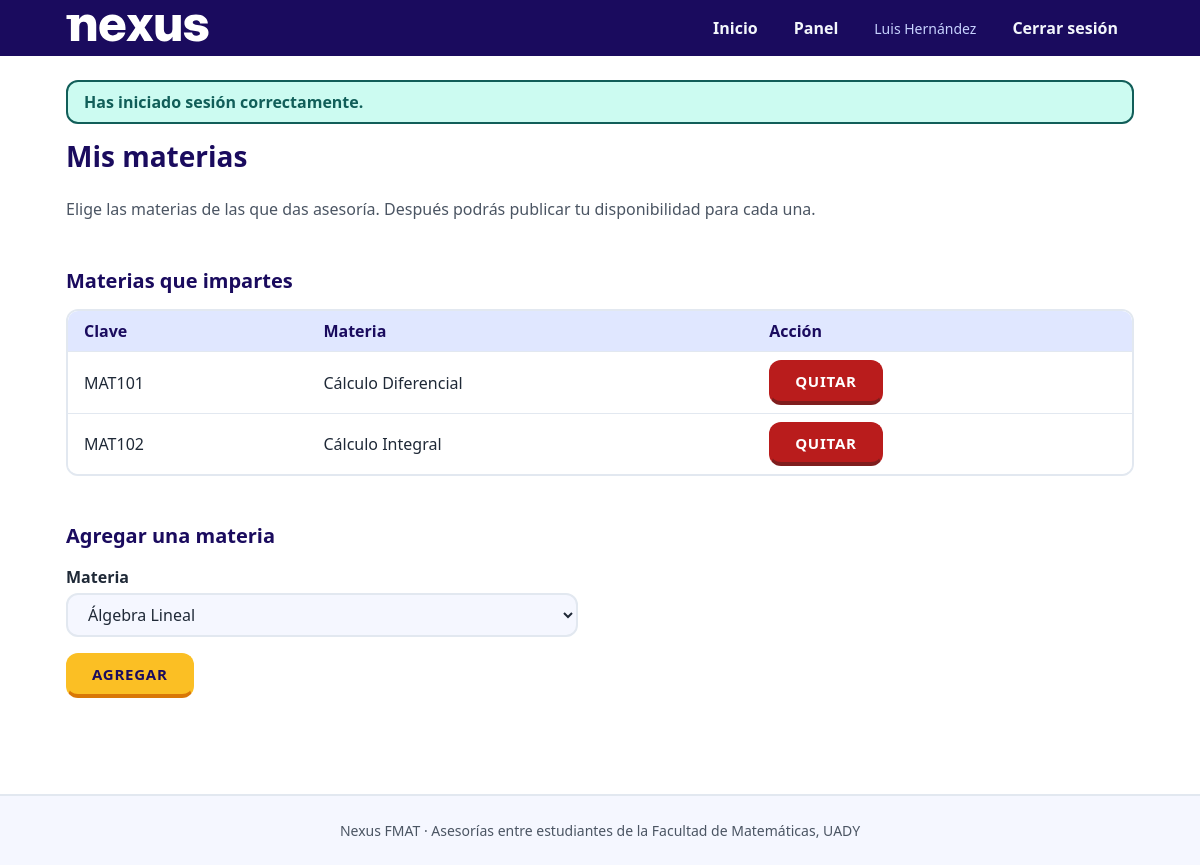
/mis_materias.php (signed in), run on the app's committed database.
### tables this page shows
CREATE TABLE materias (
  id INT UNSIGNED NOT NULL AUTO_INCREMENT,
  clave VARCHAR(50) NOT NULL,
  nombre VARCHAR(100) NOT NULL,
  activa TINYINT(1) NOT NULL DEFAULT 1,
  PRIMARY KEY (id),
  UNIQUE KEY uq_materias_clave (clave)
);

### public/mis_materias.php (called while the page is built, shortened)
<?php
requiereRol('asesor');
$usuario = usuarioActual();
$asesorId = (int) $usuario['id'];
$materias = AsesorMateria::materiasDe($asesorId);
$idsMias = array_column($materias, 'id');
$disponibles = array_filter(
    Materia::activas(),
    fn($m) => !in_array($m['id'], $idsMias)
);
vista('asesor/materias', [
    'titulo' => 'Mis materias',
    'materias' => $materias,
    'disponibles' => $disponibles,
]);

### app/includes/db.php (called while the page is built, shortened)
<?php
function db(): PDO
{
    static $pdo = null;
    if ($pdo !== null) {
        return $pdo;
    }
    try {
        $pdo = new PDO(
            'mysql:host=' . DB_HOST . ';dbname=' . DB_NAME . ';charset=utf8mb4',
            DB_USER,
            DB_PASS,
            [
                PDO::ATTR_ERRMODE => PDO::ERRMODE_EXCEPTION,
                PDO::ATTR_DEFAULT_FETCH_MODE => PDO::FETCH_ASSOC,
                PDO::ATTR_EMULATE_PREPARES => false,
            ]
        );
    } catch (PDOException $ex) {
        error_log('Nexus FMAT · error de conexión a la BD: ' . $ex->getMessage());
        abortar(500, 'No se pudo conectar con la base de datos. Intenta más tarde.');
    }
    return $pdo;
}

### app/models/Usuario.php (called while the page is built, shortened)
<?php
final class Usuario
{
    public static function buscarPorId(int $id): ?array
    {
        $stmt = db()->prepare(
            'SELECT id, nombre, apellidos, correo, rol, activo,
                    matricula, licenciatura_id, semestre, creado_en
               FROM usuarios
              WHERE id = :id
              LIMIT 1'
        );
        $stmt->execute(['id' => $id]);
        $usuario = $stmt->fetch();
        return $usuario ?: null;
    }
}

### app/includes/auth.php (called while the page is built, shortened)
<?php
function requiereLogin(): void
{
    $sesion = usuarioActual();
    $id = is_array($sesion) ? (int) ($sesion['id'] ?? 0) : 0;
    $usuario = Usuario::buscarPorId($id);
}
function requiereRol(string ...$roles): void
{
    requiereLogin();
}

### app/models/AsesorMateria.php (called while the page is built, shortened)
<?php
class AsesorMateria
{
    public static function materiasDe(int $asesorId): array
    {
        $stmt = db()->prepare(
            'SELECT m.id, m.clave, m.nombre
               FROM asesor_materia am
               JOIN materias m ON m.id=am.materia_id
              WHERE am.asesor_id = ?
              ORDER BY m.nombre'
        );
        $stmt->execute([$asesorId]);
        return $stmt->fetchAll();
    }
}

### app/models/Materia.php (called while the page is built, shortened)
<?php
class Materia
{
    public static function activas(): array
    {
        $stmt = db()->query(
            'SELECT id, clave, nombre
               FROM materias
              WHERE activa = 1
              ORDER BY nombre'
        );
        return $stmt->fetchAll();
    }
}

### app/views/asesor/materias.php (the view, shortened to what this page needs)
<section class="seccion">
    <h1>Mis materias</h1>
    <p class="texto-suave">Elige las materias de las que das asesoría. Después podrás publicar tu disponibilidad para cada una.</p>
</section>
<section class="seccion">
    <h2>Materias que impartes</h2>
    <?php if (empty($materias)): ?>
        <div class="alerta alerta-info" role="status">Todavía no impartes ninguna materia. Agrega una abajo.</div>
    <?php else: ?>
        <div class="tabla-envoltura">
            <table class="tabla">
                <thead>
                    <tr>
                        <th scope="col">Clave</th>
                        <th scope="col">Materia</th>
                        <th scope="col">Acción</th>
                    </tr>
                </thead>
                <tbody>
                    <?php foreach ($materias as $materia): ?>
                        <tr>
                            <td><?= e($materia['clave']) ?></td>
                            <td><?= e($materia['nombre']) ?></td>
                            <td>
                                <form method="post" action="<?= e(url('mis_materias.php')) ?>">
                                    <button class="boton boton-peligro" type="submit"
                                        data-confirmar="¿Quitar <?= e($materia['nombre']) ?>? También se borrarán tus bloques de disponibilidad de esta materia.">
                                        Quitar
                                    </button>
                                </form>
                            </td>
                        </tr>
                    <?php endforeach; ?>
                </tbody>
            </table>
        </div>
    <?php endif; ?>
</section>
<section class="seccion">
    <h2>Agregar una materia</h2>
    <?php if (empty($disponibles)): ?>
        <p class="texto-suave">Ya impartes todas las materias activas.</p>
    <?php else: ?>
        <form class="formulario" method="post" action="<?= e(url('mis_materias.php')) ?>">
            <div class="campo">
                <label for="materia_id">Materia</label>
                <select id="materia_id" name="materia_id" required>
                    <?php foreach ($disponibles as $materia): ?>
                        <option value="<?= e($materia['id']) ?>"><?= e($materia['nombre']) ?></option>
                    <?php endforeach; ?>
                </select>
            </div>
            <div class="acciones">
                <button class="boton boton-destacado" type="submit">Agregar</button>
            </div>
        </form>
    <?php endif; ?>
</section>

### public/assets/css/app.css (style rules this page uses)
:root { --color-tinta: #1a0b5e; --color-tinta-hover: #120744; --color-primario: #1d4ed8; --color-primario-sombra: #1e3a8a; --color-primario-suave: #e0e7ff; --color-destacado: #fbbf24; --color-destacado-sombra: #d97706; --color-texto: #1f2937; --color-texto-suave: #4b5563; --color-texto-claro: #f3f6fb; --color-texto-nav: #c7d2fe; --color-fondo: #ffffff; --color-fondo-alterno: #f5f7ff; --color-superficie: #ffffff; --color-borde: #e2e8f0; --color-borde-fuerte: #cbd5e1; --color-exito: #115e59; --color-exito-fondo: #ccfbf1; --color-error: #991b1b; --color-error-fondo: #fee2e2; --color-peligro: #b91c1c; --color-peligro-sombra: #7f1d1d; --color-info: #1e40af; --color-info-fondo: #dbeafe; --fuente-base: system-ui, -apple-system, "Segoe UI", Roboto, sans-serif; --tamano-base: 1rem; --tamano-chico: 0.875rem; --tamano-boton: 0.9375rem; --tamano-subtitulo: 1.25rem; --tamano-titulo: 1.75rem; --tamano-portada: 2rem; --tamano-portada-grande: 2.75rem; --tamano-circulo-paso: 2.25rem; --interlineado: 1.5; --interlineado-titulo: 1.2; --peso-normal: 500; --peso-fuerte: 700; --peso-extra: 800; --espaciado-mayusculas: 0.05em; --espacio-xs: 0.25rem; --espacio-sm: 0.5rem; --espacio-md: 1rem; --espacio-lg: 1.5rem; --espacio-xl: 2rem; --espacio-xxl: 3rem; --radio: 12px; --radio-chico: 8px; --grosor-borde: 2px; --grosor-relieve: 4px; --grosor-foco: 3px; --ancho-maximo: 1100px; --ancho-formulario: 32rem; --ancho-tarjeta-min: 16rem; --ancho-menu-movil: 13rem; --ancho-muestra-color: 7rem; --desplazamiento-foco: 2px; --duracion-transicion: 120ms; }
*, *::before, *::after { box-sizing: border-box; }
body { margin: 0; font-family: var(--fuente-base); font-size: var(--tamano-base); font-weight: var(--peso-normal); line-height: var(--interlineado); color: var(--color-texto); background-color: var(--color-fondo); display: flex; flex-direction: column; min-height: 100vh; }
h1, h2, h3, p { margin-top: 0; }
h1, h2, h3 { color: var(--color-tinta); font-weight: var(--peso-extra); line-height: var(--interlineado-titulo); }
h1 { font-size: var(--tamano-titulo); }
h2 { font-size: var(--tamano-subtitulo); }
.seccion { margin-bottom: var(--espacio-xxl); }
.texto-suave { color: var(--color-texto-suave); }
.boton { display: inline-block; padding: var(--espacio-sm) var(--espacio-lg); font: inherit; font-size: var(--tamano-boton); font-weight: var(--peso-extra); text-transform: uppercase; letter-spacing: var(--espaciado-mayusculas); color: var(--color-superficie); background-color: var(--color-primario); border: var(--grosor-borde) solid var(--color-primario); border-bottom: var(--grosor-relieve) solid var(--color-primario-sombra); border-radius: var(--radio); text-decoration: none; text-align: center; cursor: pointer; transition: filter var(--duracion-transicion), transform var(--duracion-transicion); }
.boton-destacado { color: var(--color-tinta); background-color: var(--color-destacado); border-color: var(--color-destacado); border-bottom-color: var(--color-destacado-sombra); }
.boton-peligro { background-color: var(--color-peligro); border-color: var(--color-peligro); border-bottom-color: var(--color-peligro-sombra); }
.formulario { display: flex; flex-direction: column; gap: var(--espacio-md); max-width: var(--ancho-formulario); }
.campo { display: flex; flex-direction: column; gap: var(--espacio-xs); }
.campo label { font-weight: var(--peso-fuerte); }
.campo input, .campo select, .campo textarea { width: 100%; padding: var(--espacio-sm) var(--espacio-md); font: inherit; color: var(--color-texto); background-color: var(--color-fondo-alterno); border: var(--grosor-borde) solid var(--color-borde); border-radius: var(--radio); }
.acciones { display: flex; flex-wrap: wrap; gap: var(--espacio-sm); }
.tabla-envoltura { overflow-x: auto; border: var(--grosor-borde) solid var(--color-borde); border-radius: var(--radio); }
.tabla { width: 100%; border-collapse: collapse; background-color: var(--color-superficie); }
.tabla th, .tabla td { padding: var(--espacio-sm) var(--espacio-md); text-align: left; border-bottom: 1px solid var(--color-borde); }
.tabla th { background-color: var(--color-primario-suave); color: var(--color-tinta); font-weight: var(--peso-extra); }
.tabla tr:last-child td { border-bottom: none; }

### data on the page
materias: clave "MAT101", nombre "Cálculo Diferencial"
materias: clave "MAT102", nombre "Cálculo Integral"

### other printed values
$usuarioNav['nombre'] "Luis Hernández"
$aviso['mensaje'] "Has iniciado sesión correctamente."
form field materia_id "Álgebra Lineal"
